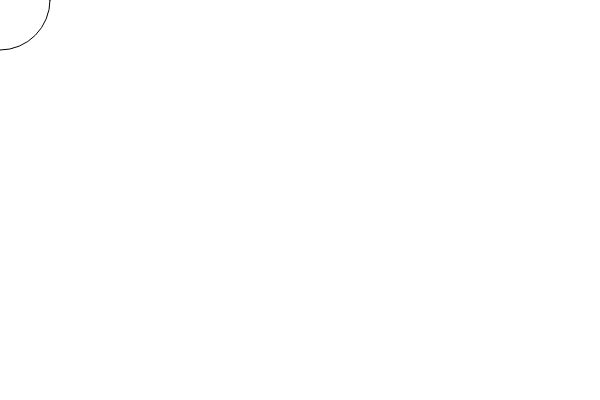
Frame 1 (no input)
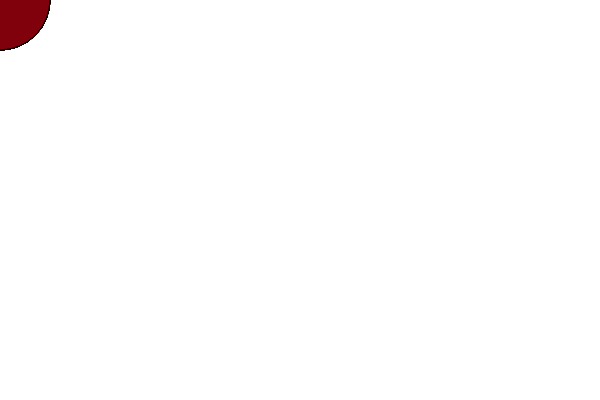
Frame 60 (no input)
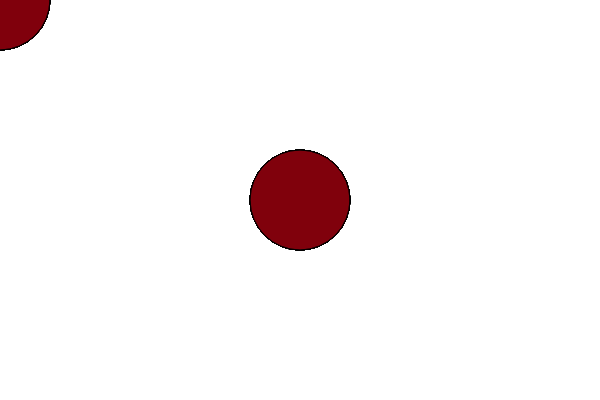
Frame 120 (the mouse pressed at the canvas centre since frame 60)

The p5.js sketch that drew these frames (run headless with seeded random() and noise() and a simulated clock; from frame 60 on, the mouse is pressed at the canvas centre):

// p5.js sketch
// ── sketch.js
function setup() {
  createCanvas(600, 400);
  }


  function draw() {
    ellipse(mouseX, mouseY, 100, 100)
    fill('rgba(50%,0%,5%,.5)');
    }
